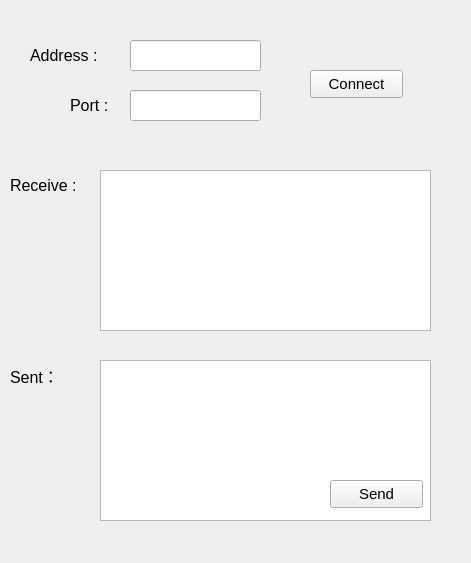
<?xml version="1.0" encoding="UTF-8"?>
<ui version="4.0">
 <class>Widget</class>
 <widget class="QWidget" name="Widget">
  <property name="geometry">
   <rect>
    <x>0</x>
    <y>0</y>
    <width>471</width>
    <height>563</height>
   </rect>
  </property>
  <property name="windowTitle">
   <string>Widget</string>
  </property>
  <widget class="QLabel" name="label">
   <property name="geometry">
    <rect>
     <x>30</x>
     <y>40</y>
     <width>121</width>
     <height>31</height>
    </rect>
   </property>
   <property name="font">
    <font>
     <pointsize>12</pointsize>
    </font>
   </property>
   <property name="text">
    <string>Address :</string>
   </property>
   <property name="buddy">
    <cstring>label</cstring>
   </property>
  </widget>
  <widget class="QPushButton" name="puB_Listen">
   <property name="geometry">
    <rect>
     <x>310</x>
     <y>70</y>
     <width>93</width>
     <height>28</height>
    </rect>
   </property>
   <property name="font">
    <font>
     <pointsize>11</pointsize>
    </font>
   </property>
   <property name="text">
    <string>Connect</string>
   </property>
  </widget>
  <widget class="QLabel" name="label_2">
   <property name="geometry">
    <rect>
     <x>70</x>
     <y>90</y>
     <width>81</width>
     <height>31</height>
    </rect>
   </property>
   <property name="font">
    <font>
     <pointsize>12</pointsize>
    </font>
   </property>
   <property name="text">
    <string>Port :</string>
   </property>
   <property name="buddy">
    <cstring>label</cstring>
   </property>
  </widget>
  <widget class="QTextEdit" name="receive_text">
   <property name="geometry">
    <rect>
     <x>100</x>
     <y>170</y>
     <width>331</width>
     <height>161</height>
    </rect>
   </property>
  </widget>
  <widget class="QTextEdit" name="sent_text">
   <property name="geometry">
    <rect>
     <x>100</x>
     <y>360</y>
     <width>331</width>
     <height>161</height>
    </rect>
   </property>
  </widget>
  <widget class="QPushButton" name="puB_Sent">
   <property name="geometry">
    <rect>
     <x>330</x>
     <y>480</y>
     <width>93</width>
     <height>28</height>
    </rect>
   </property>
   <property name="font">
    <font>
     <pointsize>11</pointsize>
    </font>
   </property>
   <property name="text">
    <string>Send</string>
   </property>
  </widget>
  <widget class="QLineEdit" name="AddressEdit">
   <property name="geometry">
    <rect>
     <x>130</x>
     <y>40</y>
     <width>131</width>
     <height>31</height>
    </rect>
   </property>
  </widget>
  <widget class="QLineEdit" name="PortEdit">
   <property name="geometry">
    <rect>
     <x>130</x>
     <y>90</y>
     <width>131</width>
     <height>31</height>
    </rect>
   </property>
  </widget>
  <widget class="QLabel" name="label_3">
   <property name="geometry">
    <rect>
     <x>10</x>
     <y>170</y>
     <width>121</width>
     <height>31</height>
    </rect>
   </property>
   <property name="font">
    <font>
     <pointsize>12</pointsize>
    </font>
   </property>
   <property name="text">
    <string>Receive :</string>
   </property>
   <property name="buddy">
    <cstring>label</cstring>
   </property>
  </widget>
  <widget class="QLabel" name="label_4">
   <property name="geometry">
    <rect>
     <x>10</x>
     <y>360</y>
     <width>121</width>
     <height>31</height>
    </rect>
   </property>
   <property name="font">
    <font>
     <pointsize>12</pointsize>
    </font>
   </property>
   <property name="text">
    <string>Sent：</string>
   </property>
   <property name="buddy">
    <cstring>label</cstring>
   </property>
  </widget>
  <zorder>label</zorder>
  <zorder>puB_Listen</zorder>
  <zorder>label_2</zorder>
  <zorder>receive_text</zorder>
  <zorder>sent_text</zorder>
  <zorder>AddressEdit</zorder>
  <zorder>PortEdit</zorder>
  <zorder>sent_text</zorder>
  <zorder>label_3</zorder>
  <zorder>label_4</zorder>
  <zorder>puB_Sent</zorder>
 </widget>
 <resources/>
 <connections/>
</ui>
